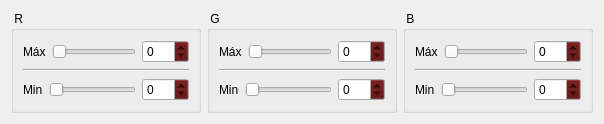
                             <widget class="QWidget" name="tab_5">
                              <attribute name="title">
                               <string>NEW_RGB</string>
                              </attribute>
                              <layout class="QGridLayout" name="gridLayout_44">
                               <item row="0" column="0">
                                <layout class="QGridLayout" name="gridLayout_43">
                                 <item row="0" column="0">
                                  <widget class="QGroupBox" name="groupBox_18">
                                   <property name="title">
                                    <string> R</string>
                                   </property>
                                   <layout class="QGridLayout" name="gridLayout_40">
                                    <item row="0" column="0">
                                     <layout class="QGridLayout" name="gridLayout_23">
                                      <item row="0" column="0">
                                       <layout class="QHBoxLayout" name="horizontalLayout_39">
                                        <item>
                                         <widget class="QLabel" name="label_41">
                                          <property name="text">
                                           <string>Máx</string>
                                          </property>
                                         </widget>
                                        </item>
                                        <item>
                                         <widget class="QSlider" name="horizontalSlider_26">
                                          <property name="maximum">
                                           <number>255</number>
                                          </property>
                                          <property name="orientation">
                                           <enum>Qt::Horizontal</enum>
                                          </property>
                                         </widget>
                                        </item>
                                        <item>
                                         <widget class="QSpinBox" name="spinBox_30">
                                          <property name="palette">
                                           <palette>
                                            <active>
                                             <colorrole role="Button">
                                              <brush brushstyle="SolidPattern">
                                               <color alpha="255">
                                                <red>84</red>
                                                <green>2</green>
                                                <blue>2</blue>
                                               </color>
                                              </brush>
                                             </colorrole>
                                            </active>
                                            <inactive>
                                             <colorrole role="Button">
                                              <brush brushstyle="SolidPattern">
                                               <color alpha="255">
                                                <red>84</red>
                                                <green>2</green>
                                                <blue>2</blue>
                                               </color>
                                              </brush>
                                             </colorrole>
                                            </inactive>
                                            <disabled>
                                             <colorrole role="Button">
                                              <brush brushstyle="SolidPattern">
                                               <color alpha="255">
                                                <red>84</red>
                                                <green>2</green>
                                                <blue>2</blue>
                                               </color>
                                              </brush>
                                             </colorrole>
                                            </disabled>
                                           </palette>
                                          </property>
                                          <property name="maximum">
                                           <number>255</number>
                                          </property>
                                         </widget>
                                        </item>
                                       </layout>
                                      </item>
                                      <item row="2" column="0">
                                       <layout class="QHBoxLayout" name="horizontalLayout_40">
                                        <item>
                                         <widget class="QLabel" name="label_42">
                                          <property name="text">
                                           <string>Min</string>
                                          </property>
                                         </widget>
                                        </item>
                                        <item>
                                         <widget class="QSlider" name="horizontalSlider_27">
                                          <property name="maximum">
                                           <number>255</number>
                                          </property>
                                          <property name="orientation">
                                           <enum>Qt::Horizontal</enum>
                                          </property>
                                         </widget>
                                        </item>
                                        <item>
                                         <widget class="QSpinBox" name="spinBox_31">
                                          <property name="palette">
                                           <palette>
                                            <active>
                                             <colorrole role="Button">
                                              <brush brushstyle="SolidPattern">
                                               <color alpha="255">
                                                <red>84</red>
                                                <green>2</green>
                                                <blue>2</blue>
                                               </color>
                                              </brush>
                                             </colorrole>
                                            </active>
                                            <inactive>
                                             <colorrole role="Button">
                                              <brush brushstyle="SolidPattern">
                                               <color alpha="255">
                                                <red>84</red>
                                                <green>2</green>
                                                <blue>2</blue>
                                               </color>
                                              </brush>
                                             </colorrole>
                                            </inactive>
                                            <disabled>
                                             <colorrole role="Button">
                                              <brush brushstyle="SolidPattern">
                                               <color alpha="255">
                                                <red>84</red>
                                                <green>2</green>
                                                <blue>2</blue>
                                               </color>
                                              </brush>
                                             </colorrole>
                                            </disabled>
                                           </palette>
                                          </property>
                                          <property name="maximum">
                                           <number>255</number>
                                          </property>
                                         </widget>
                                        </item>
                                       </layout>
                                      </item>
                                      <item row="1" column="0">
                                       <widget class="Line" name="line_13">
                                        <property name="orientation">
                                         <enum>Qt::Horizontal</enum>
                                        </property>
                                       </widget>
                                      </item>
                                     </layout>
                                    </item>
                                   </layout>
                                  </widget>
                                 </item>
                                 <item row="0" column="1">
                                  <widget class="QGroupBox" name="groupBox_19">
                                   <property name="title">
                                    <string> G</string>
                                   </property>
                                   <layout class="QGridLayout" name="gridLayout_39">
                                    <item row="0" column="0">
                                     <layout class="QGridLayout" name="gridLayout_24">
                                      <item row="2" column="0">
                                       <layout class="QHBoxLayout" name="horizontalLayout_42">
                                        <item>
                                         <widget class="QLabel" name="label_44">
                                          <property name="text">
                                           <string>Min</string>
                                          </property>
                                         </widget>
                                        </item>
                                        <item>
                                         <widget class="QSlider" name="horizontalSlider_29">
                                          <property name="maximum">
                                           <number>255</number>
                                          </property>
                                          <property name="orientation">
                                           <enum>Qt::Horizontal</enum>
                                          </property>
                                         </widget>
                                        </item>
                                        <item>
                                         <widget class="QSpinBox" name="spinBox_33">
                                          <property name="palette">
                                           <palette>
                                            <active>
                                             <colorrole role="Button">
                                              <brush brushstyle="SolidPattern">
                                               <color alpha="255">
                                                <red>84</red>
                                                <green>2</green>
                                                <blue>2</blue>
                                               </color>
                                              </brush>
                                             </colorrole>
                                            </active>
                                            <inactive>
                                             <colorrole role="Button">
                                              <brush brushstyle="SolidPattern">
                                               <color alpha="255">
                                                <red>84</red>
                                                <green>2</green>
                                                <blue>2</blue>
                                               </color>
                                              </brush>
                                             </colorrole>
                                            </inactive>
                                            <disabled>
                                             <colorrole role="Button">
                                              <brush brushstyle="SolidPattern">
                                               <color alpha="255">
                                                <red>84</red>
                                                <green>2</green>
                                                <blue>2</blue>
                                               </color>
                                              </brush>
                                             </colorrole>
                                            </disabled>
                                           </palette>
                                          </property>
                                          <property name="maximum">
                                           <number>255</number>
                                          </property>
                                         </widget>
                                        </item>
                                       </layout>
                                      </item>
                                      <item row="0" column="0">
                                       <layout class="QHBoxLayout" name="horizontalLayout_41">
                                        <item>
                                         <widget class="QLabel" name="label_43">
                                          <property name="text">
                                           <string>Máx</string>
                                          </property>
                                         </widget>
                                        </item>
                                        <item>
                                         <widget class="QSlider" name="horizontalSlider_28">
                                          <property name="maximum">
                                           <number>255</number>
                                          </property>
                                          <property name="orientation">
                                           <enum>Qt::Horizontal</enum>
                                          </property>
                                         </widget>
                                        </item>
                                        <item>
                                         <widget class="QSpinBox" name="spinBox_32">
                                          <property name="palette">
                                           <palette>
                                            <active>
                                             <colorrole role="Button">
                                              <brush brushstyle="SolidPattern">
                                               <color alpha="255">
                                                <red>84</red>
                                                <green>2</green>
                                                <blue>2</blue>
                                               </color>
                                              </brush>
                                             </colorrole>
                                            </active>
                                            <inactive>
                                             <colorrole role="Button">
                                              <brush brushstyle="SolidPattern">
                                               <color alpha="255">
                                                <red>84</red>
                                                <green>2</green>
                                                <blue>2</blue>
                                               </color>
                                              </brush>
                                             </colorrole>
                                            </inactive>
                                            <disabled>
                                             <colorrole role="Button">
                                              <brush brushstyle="SolidPattern">
                                               <color alpha="255">
                                                <red>84</red>
                                                <green>2</green>
                                                <blue>2</blue>
                                               </color>
                                              </brush>
                                             </colorrole>
                                            </disabled>
                                           </palette>
                                          </property>
                                          <property name="maximum">
                                           <number>255</number>
                                          </property>
                                         </widget>
                                        </item>
                                       </layout>
                                      </item>
                                      <item row="1" column="0">
                                       <widget class="Line" name="line_14">
                                        <property name="orientation">
                                         <enum>Qt::Horizontal</enum>
                                        </property>
                                       </widget>
                                      </item>
                                     </layout>
                                    </item>
                                   </layout>
                                  </widget>
                                 </item>
                                 <item row="0" column="2">
                                  <widget class="QGroupBox" name="groupBox_20">
                                   <property name="title">
                                    <string> B</string>
                                   </property>
                                   <layout class="QGridLayout" name="gridLayout_41">
                                    <item row="0" column="0">
                                     <layout class="QGridLayout" name="gridLayout_25">
                                      <item row="2" column="0">
                                       <layout class="QHBoxLayout" name="horizontalLayout_44">
                                        <item>
                                         <widget class="QLabel" name="label_46">
                                          <property name="text">
                                           <string>Min</string>
                                          </property>
                                         </widget>
                                        </item>
                                        <item>
                                         <widget class="QSlider" name="horizontalSlider_31">
                                          <property name="maximum">
                                           <number>255</number>
                                          </property>
                                          <property name="orientation">
                                           <enum>Qt::Horizontal</enum>
                                          </property>
                                         </widget>
                                        </item>
                                        <item>
                                         <widget class="QSpinBox" name="spinBox_35">
                                          <property name="palette">
                                           <palette>
                                            <active>
                                             <colorrole role="Button">
                                              <brush brushstyle="SolidPattern">
                                               <color alpha="255">
                                                <red>84</red>
                                                <green>2</green>
                                                <blue>2</blue>
                                               </color>
                                              </brush>
                                             </colorrole>
                                            </active>
                                            <inactive>
                                             <colorrole role="Button">
                                              <brush brushstyle="SolidPattern">
                                               <color alpha="255">
                                                <red>84</red>
                                                <green>2</green>
                                                <blue>2</blue>
                                               </color>
                                              </brush>
                                             </colorrole>
                                            </inactive>
                                            <disabled>
                                             <colorrole role="Button">
                                              <brush brushstyle="SolidPattern">
                                               <color alpha="255">
                                                <red>84</red>
                                                <green>2</green>
                                                <blue>2</blue>
                                               </color>
                                              </brush>
                                             </colorrole>
                                            </disabled>
                                           </palette>
                                          </property>
                                          <property name="maximum">
                                           <number>255</number>
                                          </property>
                                         </widget>
                                        </item>
                                       </layout>
                                      </item>
                                      <item row="0" column="0">
                                       <layout class="QHBoxLayout" name="horizontalLayout_43">
                                        <item>
                                         <widget class="QLabel" name="label_45">
                                          <property name="text">
                                           <string>Máx</string>
                                          </property>
                                         </widget>
                                        </item>
                                        <item>
                                         <widget class="QSlider" name="horizontalSlider_30">
                                          <property name="maximum">
                                           <number>255</number>
                                          </property>
                                          <property name="orientation">
                                           <enum>Qt::Horizontal</enum>
                                          </property>
                                         </widget>
                                        </item>
                                        <item>
                                         <widget class="QSpinBox" name="spinBox_34">
                                          <property name="palette">
                                           <palette>
                                            <active>
                                             <colorrole role="Button">
                                              <brush brushstyle="SolidPattern">
                                               <color alpha="255">
                                                <red>84</red>
                                                <green>2</green>
                                                <blue>2</blue>
                                               </color>
                                              </brush>
                                             </colorrole>
                                            </active>
                                            <inactive>
                                             <colorrole role="Button">
                                              <brush brushstyle="SolidPattern">
                                               <color alpha="255">
                                                <red>84</red>
                                                <green>2</green>
                                                <blue>2</blue>
                                               </color>
                                              </brush>
                                             </colorrole>
                                            </inactive>
                                            <disabled>
                                             <colorrole role="Button">
                                              <brush brushstyle="SolidPattern">
                                               <color alpha="255">
                                                <red>84</red>
                                                <green>2</green>
                                                <blue>2</blue>
                                               </color>
                                              </brush>
                                             </colorrole>
                                            </disabled>
                                           </palette>
                                          </property>
                                          <property name="maximum">
                                           <number>255</number>
                                          </property>
                                         </widget>
                                        </item>
                                       </layout>
                                      </item>
                                      <item row="1" column="0">
                                       <widget class="Line" name="line_15">
                                        <property name="orientation">
                                         <enum>Qt::Horizontal</enum>
                                        </property>
                                       </widget>
                                      </item>
                                     </layout>
                                    </item>
                                   </layout>
                                  </widget>
                                 </item>
                                </layout>
                               </item>
                              </layout>
                             </widget>
